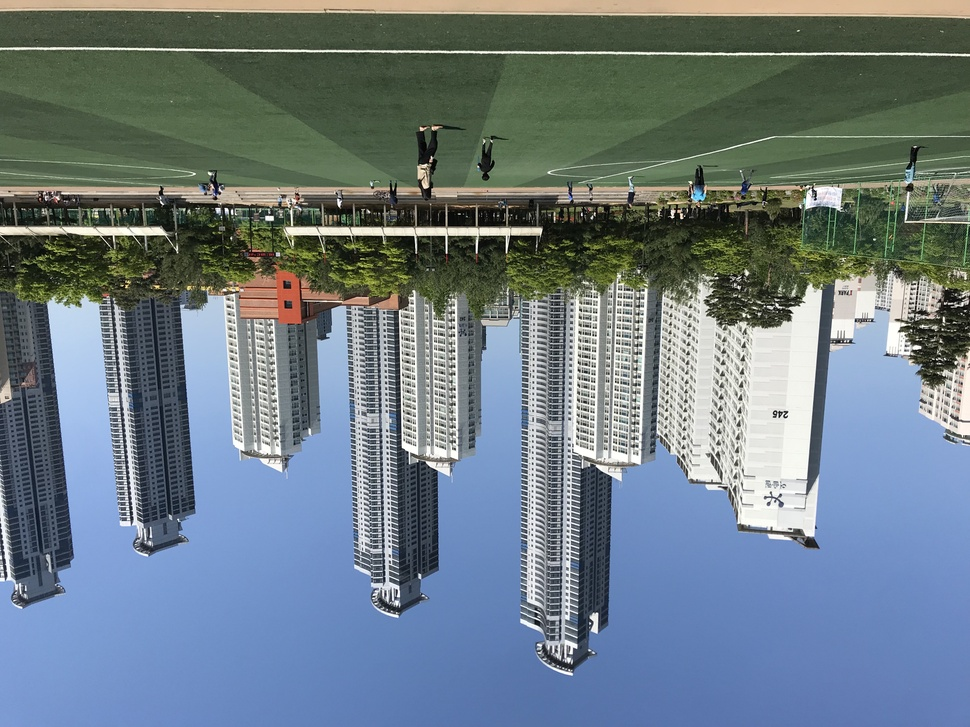
#> input picture src/img/pillow_sample.jpg, 970 x 727 px, shrunk from 4032 x 3024 before the run, found by its file name
$ python recipe_251_01.py
#> lines starting #> are read from the running program, lines starting #| are printed output that depends on the picture
# 실행할 떄는 img 디렉터리 아래의 pillow_sample.jpg를 스크립트와 같은 디렉터리에 배치한 뒤 실행합니다.
# 폰트 경로는 사용하는 환경에 맞게 변경합니다.

from PIL import Image, ImageFont, ImageDraw

image= Image.open("pillow_sample.jpg")
#> image is the input picture: PIL image 970x727 RGB; mean R, G, B 108.7, 123.6, 132.3
text = "Python Recipe"
color = (255, 255, 255)
font_size = 128
font = ImageFont.truetype(r"C:\Windows\Fonts\msgothic.ttc", font_size)
draw = ImageDraw.Draw(image)
draw.text((100, 100), text, font=font, fill=color)
image.save("pillow_text.jpg")
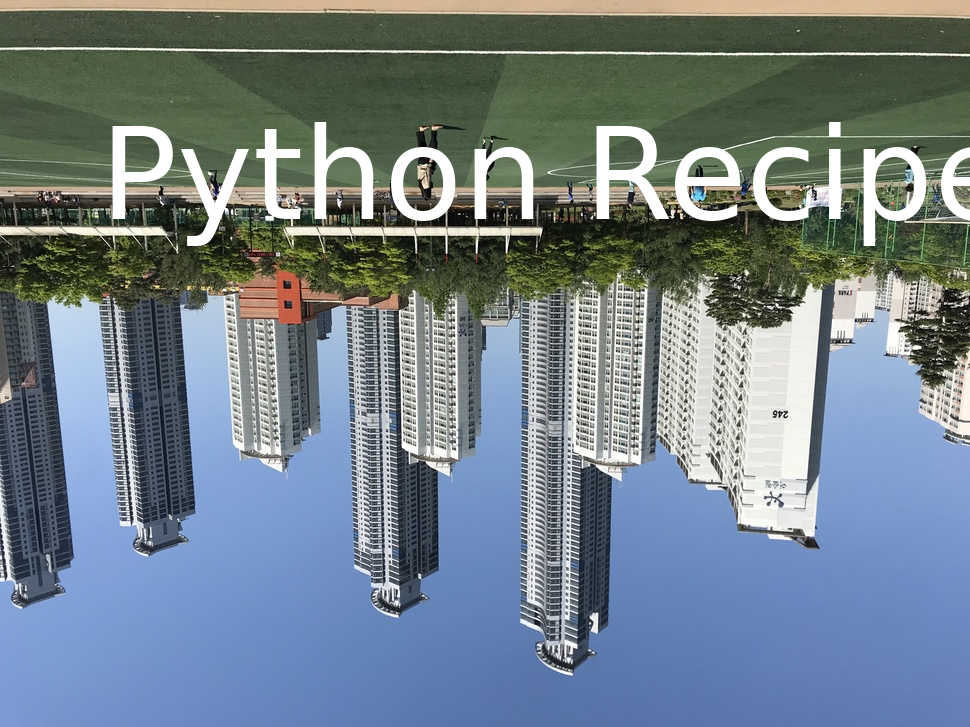
#> saved as pillow_text.jpg: PIL image 970x727 RGB; mean R, G, B 114.2, 128.7, 138.1
